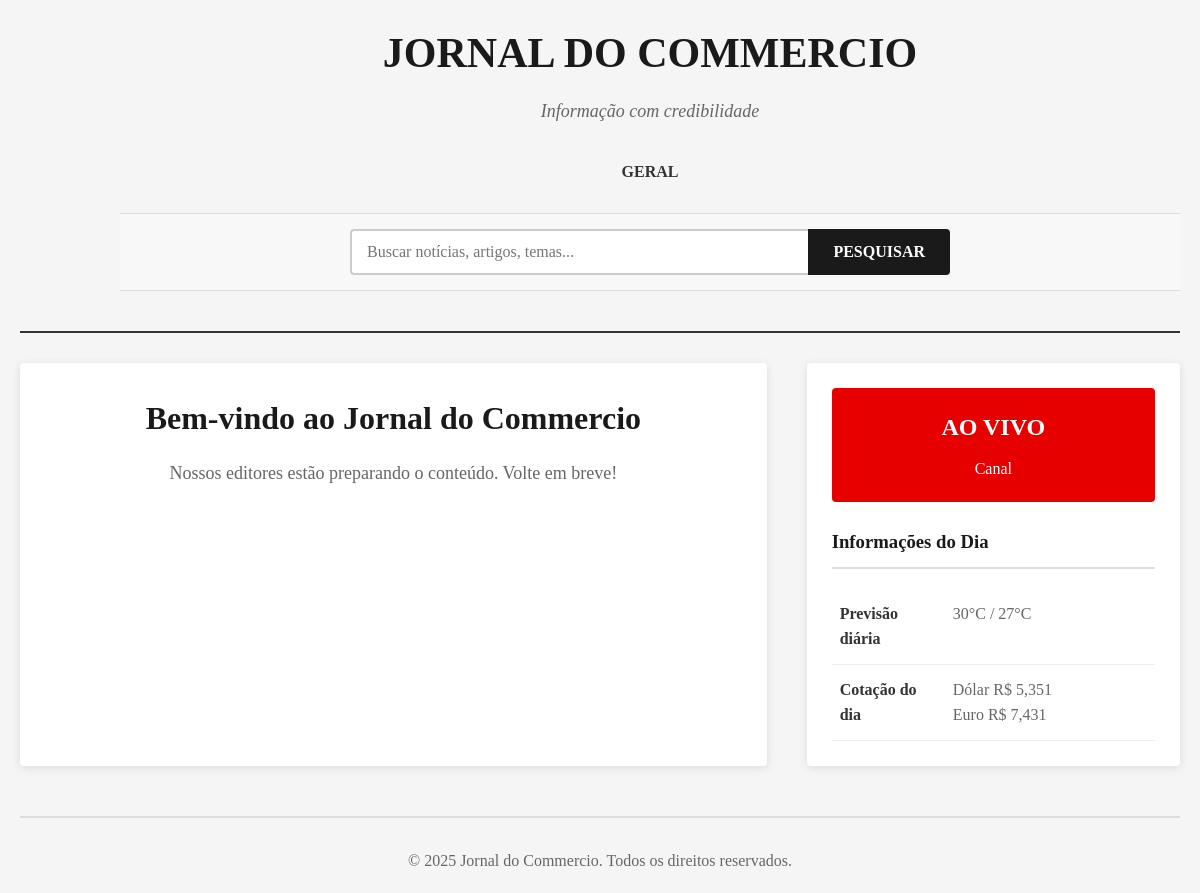
The app's page /, older data.
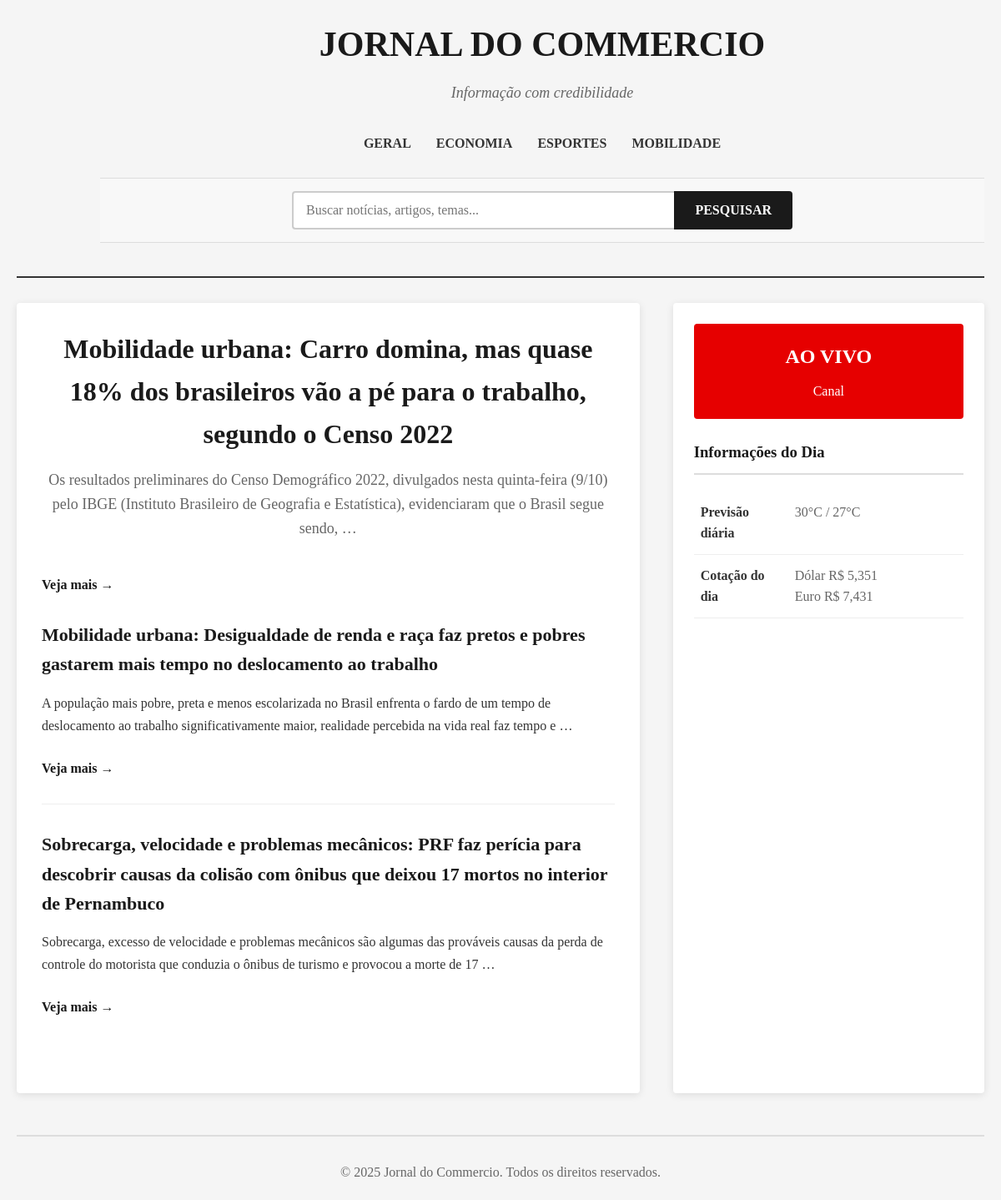
The same page, newer data.
### jornal_app/models.py (models this page shows, shortened)
class Categoria(models.Model):
    nome = models.CharField(
        max_length=100,
        unique=True,
        verbose_name="Nome da Categoria",
        help_text="O nome deve ser único para cada categoria."
    )
    class Meta:
        verbose_name = "Categoria"
        verbose_name_plural = "Categorias"
        ordering = ['nome']

class Noticia(models.Model):
    titulo = models.CharField(max_length=200, verbose_name="Título")
    conteudo = models.TextField(verbose_name="Conteúdo")
    data_publicacao = models.DateTimeField(auto_now_add=True, verbose_name="Data de Publicação")
    categoria = models.ForeignKey(
        Categoria,
        on_delete=models.PROTECT,
        related_name='noticias',
        verbose_name="Categoria"
    )
    destaque = models.BooleanField(
        default=False,
        verbose_name="Notícia em Destaque",
        help_text="Marque para que esta notícia apareça na seção de destaques da homepage."
    )
    class Meta:
        verbose_name = "Notícia"
        verbose_name_plural = "Notícias"
        ordering = ['-data_publicacao']

### jornal_app/views.py (the view)
# urls.py: path('', views.HomeView.as_view(), name='home'),
class HomeView(TemplateView):
    template_name = 'jornal_app/home.html'
    def get_context_data(self, **kwargs):
        context = super().get_context_data(**kwargs)
        context['destaques'] = Noticia.objects.filter(destaque=True).order_by('-data_publicacao')[:3]
        context['artigos_recentes'] = Noticia.objects.filter(destaque=False).order_by('-data_publicacao')[:3]
        context['informacoes_dia'] = {
            'temperatura_max': '30°C',
            'temperatura_min': '27°C',
            'dolar': 'R$ 5,351',
            'euro': 'R$ 7,431'
        }
        return context

### jornal_app/context_processors.py (called while the page is built)
def menu_categorias(request):
    categorias = Categoria.objects.all().order_by('nome')
    return {
        'categorias': categorias
    }

### jornal_app/templates/jornal_app/home.html
{% extends "jornal_app/base.html" %}
{% block main_content %}
    {% with destaque_principal=destaques.0 %}
        {% if destaque_principal %}
        <div class="headline-section">
            <h1 class="main-headline">{{ destaque_principal.titulo }}</h1>
            <p class="headline-description">{{ destaque_principal.conteudo|truncatewords:25|linebreaksbr }}</p>
            <a href="{% url 'jornal_app:artigo' pk=destaque_principal.pk %}" class="read-more">Veja mais →</a>
        </div>
        {% else %}
        <div class="headline-section">
            <h1 class="main-headline">Bem-vindo ao Jornal do Commercio</h1>
            <p class="headline-description">Nossos editores estão preparando o conteúdo. Volte em breve!</p>
        </div>
        {% endif %}
    {% endwith %}
    {% for noticia in destaques|slice:"1:3" %}
    <div class="article">
        <h2>{{ noticia.titulo }}</h2>
        <p>{{ noticia.conteudo|truncatewords:30|linebreaksbr }}</p>
        <a href="{% url 'jornal_app:artigo' pk=noticia.pk %}" class="read-more">Veja mais →</a>
    </div>
    {% endfor %}
{% endblock %}

### jornal_app/templates/jornal_app/base.html (shortened to what this page needs)
{% load static %}
<!DOCTYPE html>
<html lang="pt-br">
<head>
    <link rel="stylesheet" href="{% static 'css/home.css' %}">
</head>
<body>
    <header class="header">
        <div class="newspaper-title">JORNAL DO COMMERCIO</div>
        <div class="tagline">Informação com credibilidade</div>
        <nav class="nav-menu">
            {% for categoria in categorias %}
                <a href="{% url 'jornal_app:noticias_por_categoria' pk=categoria.pk %}">{{ categoria.nome|upper }}</a>
            {% endfor %}
        </nav>
        <div class="search-section">
            <form class="search-container" id="search-form"
                  action="{% url 'jornal_app:noticia_search' %}" method="GET">
                <input type="text" class="search-input" placeholder="Buscar notícias, artigos, temas..."
                       id="search-input" name="q">
                <button type="submit" class="search-button">PESQUISAR</button>
            </form>
        </div>
    </header>
    <div class="main-content">
        <div class="content-left">
            {% block main_content %}
            {% endblock %}
        </div>
        <div class="sidebar">
            {% block sidebar %}
            <div class="live-section">
                <h2>AO VIVO</h2>
                <p>Canal</p>
            </div>
            <div class="info-section">
                <h3>Informações do Dia</h3>
                <table class="info-table">
                    <tr>
                        <td class="info-label">Previsão diária</td>
                        <td class="info-value">30°C / 27°C</td>
                    </tr>
                    <tr>
                        <td class="info-label">Cotação do dia</td>
                        <td class="info-value">Dólar R$ 5,351<br>Euro R$ 7,431</td>
                    </tr>
                </table>
            </div>
            {% endblock %}
        </div>
    </div>
    <footer>
        <p>&copy; 2025 Jornal do Commercio. Todos os direitos reservados.</p>
    </footer>
</body>
</html>

### static/css/home.css (style rules this page uses)
* { margin: 0; padding: 0; box-sizing: border-box; font-family: 'Georgia', serif; }
body { background-color: #f5f5f5; color: #333; line-height: 1.6; max-width: 1200px; margin: 0 auto; padding: 20px; }
.header { position: relative; text-align: center; border-bottom: 2px solid #333; padding-bottom: 20px; margin-bottom: 30px; padding-left: 100px; }
.newspaper-title { font-size: 42px; font-weight: bold; margin-bottom: 10px; color: #1a1a1a; }
.tagline { font-size: 18px; color: #666; font-style: italic; margin-bottom: 25px; }
.search-section { background-color: #f8f8f8; padding: 15px 0; margin: 20px 0; border-top: 1px solid #ddd; border-bottom: 1px solid #ddd; }
.search-container { display: flex; max-width: 600px; margin: 0 auto; }
.search-input { flex: 1; padding: 12px 15px; border: 2px solid #ccc; border-right: none; border-radius: 4px 0 0 4px; font-size: 16px; outline: none; }
.search-button { background-color: #1a1a1a; color: white; border: none; padding: 0 25px; border-radius: 0 4px 4px 0; cursor: pointer; font-size: 16px; font-weight: bold; }
.nav-menu { display: flex; justify-content: center; gap: 30px; margin: 20px 0; flex-wrap: wrap; }
.nav-menu a { text-decoration: none; color: #333; font-weight: bold; padding: 8px 0; position: relative; }
.nav-menu a::after { content: ''; position: absolute; bottom: 0; left: 0; width: 0; height: 2px; background-color: #1a1a1a; transition: width 0.3s; }
.main-content { display: grid; grid-template-columns: 2fr 1fr; gap: 40px; margin: 30px 0; }
.content-left { background-color: white; padding: 30px; border-radius: 4px; box-shadow: 0 2px 10px rgba(0,0,0,0.1); }
.headline-section { margin-bottom: 30px; }
.main-headline { font-size: 32px; margin-bottom: 15px; color: #1a1a1a; text-align: center; }
.headline-description { font-size: 18px; color: #666; text-align: center; margin-bottom: 30px; }
.article { margin: 30px 0; padding-bottom: 30px; border-bottom: 1px solid #eee; }
.article:last-child { border-bottom: none; }
.article h2 { font-size: 22px; margin-bottom: 15px; color: #1a1a1a; }
.article p { margin-bottom: 15px; line-height: 1.7; }
.read-more { color: #1a1a1a; text-decoration: none; font-weight: bold; display: inline-block; margin-top: 10px; }
.sidebar { background-color: white; padding: 25px; border-radius: 4px; box-shadow: 0 2px 10px rgba(0,0,0,0.1); }
.live-section { background-color: #e60000; color: white; padding: 20px; border-radius: 4px; margin-bottom: 25px; text-align: center; }
.live-section h2 { font-size: 24px; margin-bottom: 10px; }
.info-section h3 { margin-bottom: 20px; color: #1a1a1a; border-bottom: 2px solid #ddd; padding-bottom: 10px; }
.info-table { width: 100%; border-collapse: collapse; }
.info-table tr { border-bottom: 1px solid #eee; }
.info-table td { padding: 12px 8px; vertical-align: top; }
.info-label { font-weight: bold; width: 35%; color: #333; }
.info-value { color: #666; }
footer { margin-top: 50px; padding-top: 30px; border-top: 2px solid #ddd; text-align: center; color: #666; }

Row changes from the older to the newer data that the page shows:
added Categoria: nome "ECONOMIA"
added Categoria: nome "ESPORTES"
added Categoria: nome "MOBILIDADE"
added Noticia: titulo "Mobilidade urbana: Carro domina, mas quase 18% dos brasileiros vão a pé para o trabalho, segundo o Censo 2022", conteudo "Os resultados preliminares do Censo Demográfico 2022, divulgados nesta quinta-feira (9/10) pelo IBGE (Instituto Brasileiro de Geografia e Estatística), evidenciaram que o Brasil segue sendo, …"
added Noticia: titulo "Mobilidade urbana: Desigualdade de renda e raça faz pretos e pobres gastarem mais tempo no deslocamento ao trabalho", conteudo "A população mais pobre, preta e menos escolarizada no Brasil enfrenta o fardo de um tempo de deslocamento ao trabalho significativamente maior, realidade percebida na vida real faz tempo e …"
added Noticia: titulo "Sobrecarga, velocidade e problemas mecânicos: PRF faz perícia para descobrir causas da colisão com ônibus que deixou 17 mortos no interior de Pernambuco", conteudo "Sobrecarga, excesso de velocidade e problemas mecânicos são algumas das prováveis causas da perda de controle do motorista que conduzia o ônibus de turismo e provocou a morte de 17 …"
Text that changed along with them:
text no longer shown: "Bem-vindo ao Jornal do Commercio Nossos editores estão preparando o conteúdo. Volte em breve!"
text now shown: "Veja mais →"
